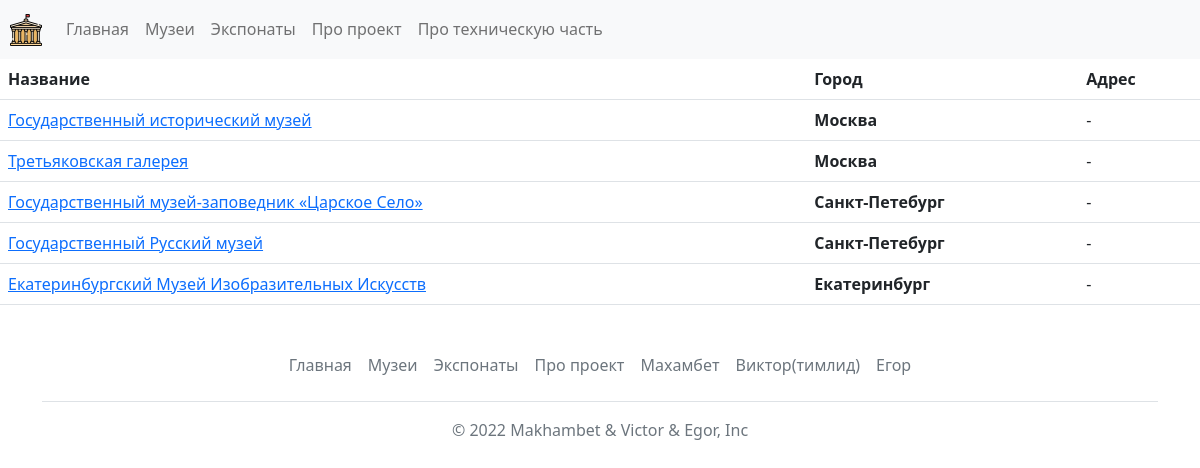
The page /museums/ on the database its author committed.
### museums/models.py (models this page shows, shortened)
class Museum(BaseModelWithImage):
    address = models.TextField("адрес музея", blank=True)
    city = models.ForeignKey(
        City,
        on_delete=models.CASCADE,
        related_name="museums",
        verbose_name="город, в котором расположен текущий музей",
    )
    class Meta:
        verbose_name = "музей"
        verbose_name_plural = "музеи"

class City(models.Model):
    name = models.CharField("название города", max_length=168)
    slug = models.CharField("уникальный слаг(путь) города", max_length=150)
    objects = CityManager()
    class Meta:
        verbose_name = "город"
        verbose_name_plural = "города"
    def __str__(self):
        return self.name

### museums/views.py (the view)
# urls.py: path("", views.MuseumListView.as_view(), name="museum_list"),
class MuseumListView(TemplateView):
    template_name = "museum/list.html"
    def get(self, request, *args, **kwargs):
        city_museum = {}
        for i in Museum.objects.all():
            if i.city not in list(city_museum.keys()):
                city_museum[i.city] = []
            city_museum[i.city].append(i)
        context = {"museums": city_museum}
        return self.render_to_response(context)

### templates/museum/list.html
{% extends "base.html" %}
{% block content %}
<table class="table">
  <thead>
    <tr>
      <th scope="col">Название</th>
      <th scope="col">Город</th>
      <th scope="col">Адрес</th>
    </tr>
  </thead>
  <tbody>
  {% for city, museum in museums.items %}
    {% for museum in museum %}
      <tr>
        <td><a href="{% url 'museums:museum_detail' museum.slug %}">{{ museum.name }}</a></td>
        <td><strong>{{ city }}</strong></td>
        <td>{{ museum.address }}</td>
      </tr>
    {% endfor %}
  {% endfor %}
  </tbody>
</table>
{% endblock %}

### templates/base.html (shortened to what this page needs)
<!DOCTYPE html>
<html>
    <head>
        <link href="https://cdn.jsdelivr.net/npm/bootstrap@5.2.2/dist/css/bootstrap.min.css" rel="stylesheet">
        {% load static %}
    </head>
    <body>
        {% include "includes/header.html" %}
        {% block content %}{% endblock %}
        {% include "includes/footer.html" %}
    </body>
</html>

### templates/includes/header.html (shortened to what this page needs)
{% load static %}
<nav class="navbar navbar-expand-lg navbar-light bg-light">
  <a style="margin-left: 10px;" class="navbar-brand" href="{% url 'homepage:home' %}"><img width="32px" height="32px" src="{% static 'favicon.png' %}"></a>
  {% with request.resolver_match.view_name as view_name %}
  <div class="collapse navbar-collapse" id="navbarSupportedContent">
    <ul class="navbar-nav mr-auto">
      <li class="nav-item {% if view_name == 'homepage:home' %}active{% endif %}">
        <a class="nav-link" {% if view_name != 'homepage:home' %}href="{% url 'homepage:home' %}"{% endif %}>Главная</a>
      </li>
      <li class="nav-item {% if view_name == 'museums:museum_list' %}active{% endif %}">
        <a class="nav-link" {% if view_name != 'museums:museum_list' %}href="{% url 'museums:museum_list' %}"{% endif %}>Музеи</a>
      </li>
      <li class="nav-item {% if view_name == 'exhibits:exhibit_main' %}active{% endif %}">
        <a class="nav-link" {% if view_name != 'exhibits:exhibit_main' %}href="{% url 'exhibits:exhibit_main' %}"{% endif %}>Экспонаты</a>
      </li>
      <li class="nav-item {% if view_name == 'about:about' %}active{% endif %}">
        <a class="nav-link" {% if view_name != 'about:about' %}href="{% url 'about:about' %}"{% endif %}>Про проект</a>
      </li>
      <li class="nav-item {% if view_name == 'about:devinfo' %}active{% endif %}">
        <a class="nav-link" {% if view_name != 'about:devinfo' %}href="{% url 'about:devinfo'%}"{% endif %}>Про техническую часть</a>
      </li>
    </ul>
  </div>
  {% endwith %}
</nav>

### templates/includes/footer.html
<div class="container" style="clear: both;">
    <footer class="py-3 my-4">
      <ul class="nav justify-content-center border-bottom pb-3 mb-3">
        <li class="nav-item"><a href="{% url 'homepage:home' %}" class="nav-link px-2 text-muted">Главная</a></li>
        <li class="nav-item"><a href="{% url 'museums:museum_list' %}" class="nav-link px-2 text-muted">Музеи</a></li>
        <li class="nav-item"><a href="{% url 'exhibits:exhibit_main' %}" class="nav-link px-2 text-muted">Экспонаты</a></li>
        <li class="nav-item"><a href="{% url 'about:about' %}" class="nav-link px-2 text-muted">Про проект</a></li>
        <li class="nav-item"><a href="https://github.com/hecker0makhambet" class="nav-link px-2 text-muted">Махамбет</a></li>
        <li class="nav-item"><a href="https://github.com/visill" class="nav-link px-2 text-muted">Виктор(тимлид)</a></li>
        <li class="nav-item"><a href="https://github.com/Egor-05" class="nav-link px-2 text-muted">Егор</a></li>
      </ul>
      <p class="text-center text-muted">&copy; 2022 Makhambet & Victor & Egor, Inc</p>
    </footer>
</div>

### rows shown on the page
City: name "Москва"
Museum: name "Государственный исторический музей", address "-"
Museum: name "Третьяковская галерея", address "-"
City: name "Санкт-Петебург"
Museum: name "Государственный музей-заповедник «Царское Село»", address "-"
Museum: name "Государственный Русский музей", address "-"
City: name "Екатеринбург"
Museum: name "Екатеринбургский Музей Изобразительных Искусств", address "-"
